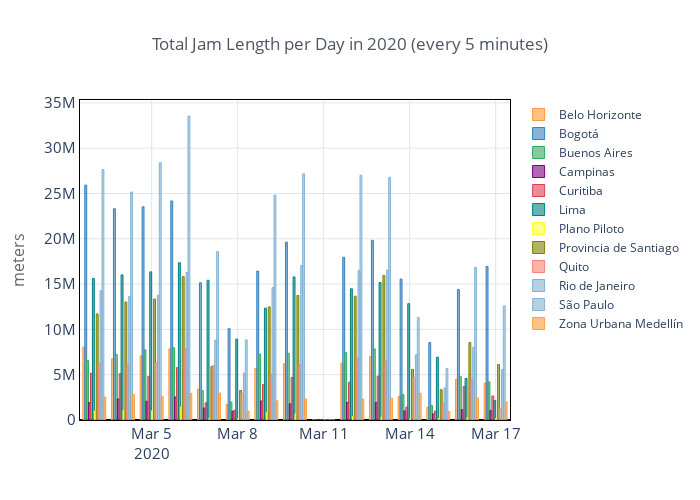

The cell this chart's notebook holds for it:
### Code cell
daily.pivot_table(index='datetime', columns='city', values='sum_length')\
.resample('D').sum()\
.iplot(theme='custom',
          title=f'Total Jam Length per Day in 2020 (every 5 minutes)',
          yTitle='meters', 
          kind='bar'
          )
